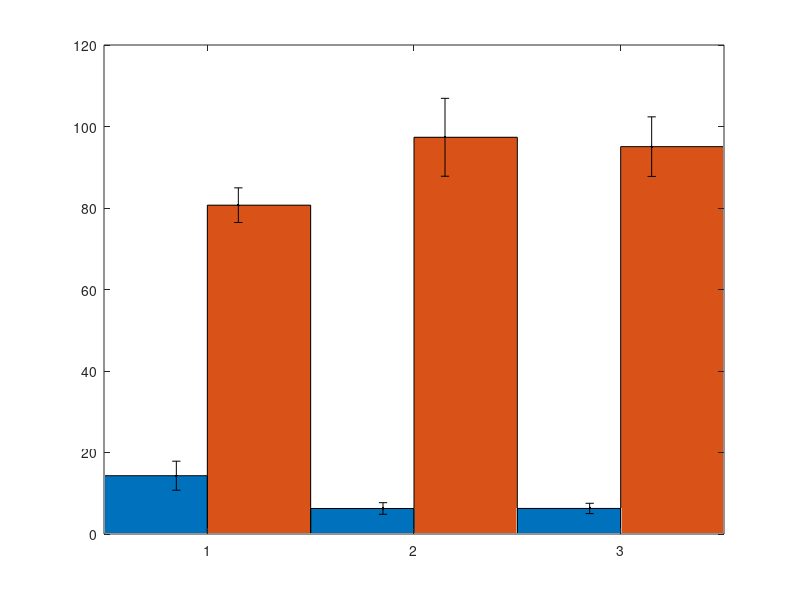

Reproduce this figure in MATLAB. (Note: this script raises an error after producing the figure.)
% stork vs wisent

s1 = [13.598 17.802 22.518 18.707 12.84 15.249 14.448 14.578 14.22 11.891 10.873 9.275 9.901 14.381];
w1 = [80.656 80.56 76.567 76.786 76.839 77.321 83.685 80.217 84.150 80.119 90.727];

s2 = [ 7.964   7.662  5.920   7.841  7.834  4.634   4.895   4.635  5.993  5.231];
w2 = [83.217 108.904 97.825 101.664 83.299 98.529 106.083 109.187 94.271 90.581];

s3 = [ 6.705  7.139   5.476  4.77   5.739  7.843  5.264   5.234  8.299];
w3 = [90.470 94.277 108.954 94.319 90.532 90.529 90.514 106.141 89.780];

means = [mean(s1) mean(w1);mean(s2) mean(w2);mean(s3) mean(w3)];
stds = [std(s1) std(w1);std(s2) std(w2);std(s3) std(w3)];
figure('Position', [440 378 560/3.2 620/3])
b = bar(means,1);
hold on
errorbar((1:3)-.15,means(:,1),stds(:,1),'k.')
errorbar((1:3)+.15,means(:,2),stds(:,2),'k.')
b(1).FaceColor = [0 0 1];
b(2).FaceColor = 'w';
legend({'S', 'W'},'Orientation','Horizontal', 'Location', 'NorthOutside')
set(gca,'XTickLabel',{'L','C','R'})
ylabel('Time [s]') 
xlabel('Position')


xlim([.5 3.5])
ylim([0 120])
set(gca, 'FontSize', 12, 'LineWidth', 1.5)
set(findobj(gca, 'type', 'line'), 'linew', 1.5)